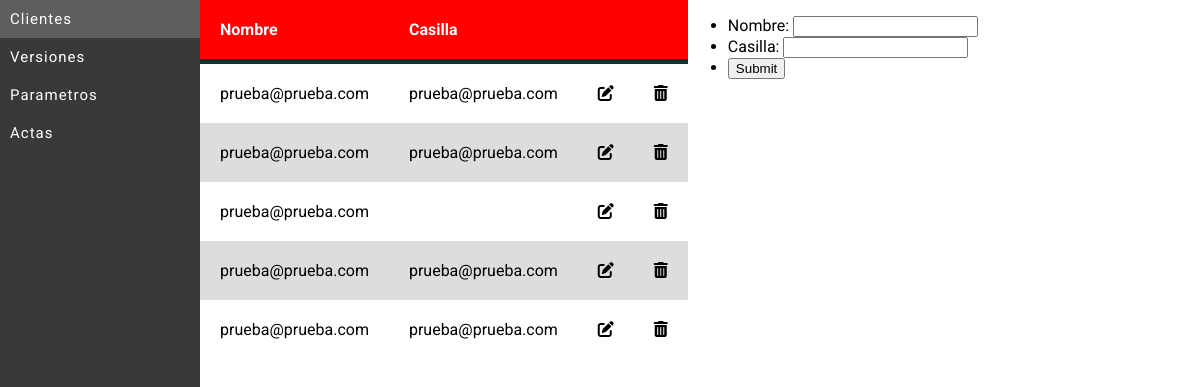
The page /correos.php?id=2 on the database its author committed.
### tables this page shows
CREATE TABLE `casillas` (
  `id_casilla` int(11) NOT NULL,
  `id_cliente` int(11) NOT NULL,
  `nombre` varchar(150) NOT NULL,
  `casilla` varchar(150) NOT NULL
);

### correos.php (the view, shortened to what this page needs)
<?php
    include("database.php");
    $id_cliente = $_GET["id"];
    $casillas= "SELECT * FROM casillas where id_cliente = $id_cliente";
    $resultado = mysqli_query($conexion,$casillas);
?>
<!DOCTYPE html>
<html lang="en">
<head>
    <link rel="stylesheet" href="styles.css">
    <link href="https://cdnjs.cloudflare.com/ajax/libs/font-awesome/6.0.0-beta2/css/all.min.css" rel="stylesheet">
</head>
<body>
    <nav id="menu">
        <ul>
            <li id="CLIENTES"> <a href="index.php">Clientes</a></li>
            <li id="VERSIONES"><a href="versiones.php">Versiones</a></li>
            <li id="PARAMETROS"> <a href="enviarCorreo.php">Parametros</a></li>
            <li id="ACTAS"><a href="#ACTAS">Actas</a></li>
        </ul>
    </nav>
    <div>
        <table>
            <thead>
                <tr>
                    <th>Nombre</th><th>Casilla</th><th></th><th></th>
                </tr>
            </thead>
            <tbody>
                <?php
                    while($rowCasillas=mysqli_fetch_assoc($resultado)){
                ?>
                <tr>
                    <td><?php echo $rowCasillas["nombre"]; ?></td>
                    <td><?php echo $rowCasillas["casilla"]; ?></td>
                    <td><i class="fas fa-edit"></i></td>
                    <td><i class="fas fa-trash-alt"></i></td>
                </tr>
                <?php
                    }
                ?>
            </tbody>
        </table>
    </div>
    <div>
        <form action="nuevoCorreo.php" id="nuevoCorreo" method="POST">
                <ul>
                <li>
                    <label for="nombre">Nombre: </label>
                    <input name="nombre" type="text">
                </li>
                <li>
                    <label for="casilla">Casilla: </label>
                    <input name="casilla" type="text">
                </li>
                <li>
                    <input type="submit">
                </li>
            </ul>
        </form>
    </div>
</body>
</html>

### styles.css (style rules this page uses)
html { margin: 0; padding: 0; box-sizing: border-box; font-family: 'Roboto', sans-serif; }
body { display:flex ; margin: 0; padding: 0; }
#menu { display: flex; flex-direction: column; width: 200px; height: 100vh; background-color:#3a3939; }
#menu ul { list-style:none; margin:0; padding:0; }
#menu ul li { background-color:#3a3939; }
#menu ul a { display:block; color:#fff; text-decoration:none; font-weight:400; font-size:15px; padding:10px; letter-spacing:1px; }
#menu ul li { margin:0; padding:0; }
table { background-color: white; text-align: left; border-collapse: collapse; width: 100%; }
th, td { padding: 20px; }
thead { background-color: #ff0101; border-bottom: solid 5px #0F362D; color: white; }
tr:nth-child(even) { background-color: #ddd; }

### rows shown on the page
casillas: nombre "prueba@prueba.com", casilla "prueba@prueba.com"
casillas: nombre "prueba@prueba.com", casilla "prueba@prueba.com"
casillas: nombre "prueba@prueba.com"
casillas: nombre "prueba@prueba.com", casilla "prueba@prueba.com"
casillas: nombre "prueba@prueba.com", casilla "prueba@prueba.com"
